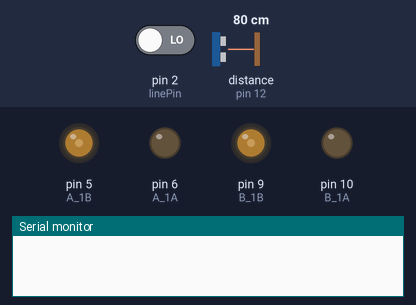
The sketch below on a simulated Arduino Uno, built with avr-gcc and run on an emulated ATmega328P. Shown: output pins drawn as LEDs (lit = HIGH), the last lines printed to the serial monitor. Wiring (inferred from the names in the program): ultrasonic range finder: trigger pin 11; echo pin 12. Dashed ring = blinking. Inputs (shaded band) come from the test bench; at power-on: distance to the obstacle (sensor on pin 12) 80 cm, pin 2 (linePin) LOW. The echo pulse lasts 58.3 µs per cm; pins used as bus, display or sensor lines are not drawn.

Above: at 1.2 s.
1.3 s: distance to the obstacle (sensor on pin 12) set to 55 cm
2.8 s: distance to the obstacle (sensor on pin 12) set to 48 cm
At 3.7 s:
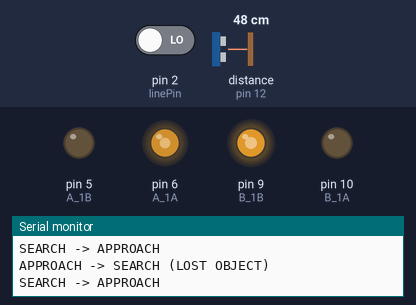
4.4 s: pin 2 (linePin) driven HIGH
At 5.2 s:
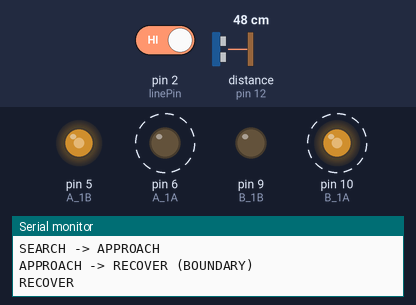
At 6.0 s:
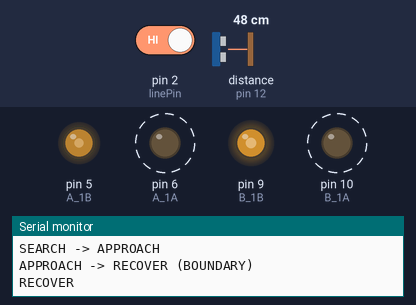
Timing chart, 0 to 13.4 s (numbered marks = the images above; inputs shaded):
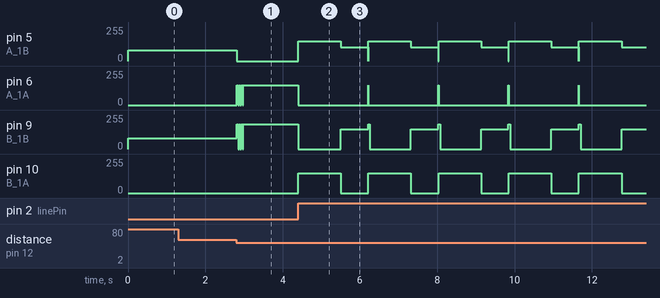

Measured:
- the behaviour switches between 51 and 50 cm on distance to the obstacle (sensor on pin 12) (found by bisection; images 0 and 1)
- after the input at 1.3 s, every drawn part: stays the same
- after the input at 2.8 s, pin 5 (A_1B): 80/255 → 0/255 at once; pin 6 (A_1A): 0/255 → 150/255 at once; pin 9 (B_1B): 80/255 → 185/255 at once
- after the input at 4.4 s, pin 5 (A_1B): 0/255 → 150/255 at once, then repeats every 1.8 s: 105/255 0.71 s, 0/255 0.01 s, 150/255 1.1 s; pin 6 (A_1A): alternates 150/255 for 0.01 s and 0/255 for 1.8 s, starting at once

The sketch:

pushBox_c.ino
```cpp
//motors
const int A_1B = 5;
const int A_1A = 6;
const int B_1B = 9;
const int B_1A = 10;

//sensors
const int linePin = 2;

const int irPinR = 3;
const int irPinL = 4;

const int trigPin = 11;
const int echoPin = 12;

//ultrasonic filtering from course tutorial code
unsigned long previousMillis = 0;
const long interval = 60;

const int window_size = 3;
float window[window_size];
int window_index = 0;

float lastDistance = 999.0;

const unsigned long MS_PER_TURN = 4000;   //time for one full circle - tune this
const int MAX_TURNS = 2;

//states
enum State {
  SEARCH,
  APPROACH,
  CHECKCOLOUR,
  PUSH,
  RECOVER,
  RELOCATE
};


State currentState = SEARCH;
//setup

void setup() {

  Serial.begin(9600);

  pinMode(A_1B, OUTPUT);
  pinMode(A_1A, OUTPUT);
  pinMode(B_1B, OUTPUT);
  pinMode(B_1A, OUTPUT);

  pinMode(trigPin, OUTPUT);
  pinMode(echoPin, INPUT);

  pinMode(irPinR, INPUT);
  pinMode(irPinL, INPUT);

  pinMode(linePin, INPUT);

  for (int i = 0; i < window_size; i++) {
    window[i] = 100;
  }
}


//ultrrasonic from tutorial in ckass
float readSensorData() {

  digitalWrite(trigPin, LOW);
  delayMicroseconds(2);

  digitalWrite(trigPin, HIGH);
  delayMicroseconds(10);

  digitalWrite(trigPin, LOW);

  long duration = pulseIn(echoPin, HIGH, 30000);

  if (duration == 0) {
    return lastDistance / 100.0;
  }

  float distance =
      duration * 343.0 * 0.000001 * 0.5;

  return distance;
}
// (slightly modified)
float distance() {

  unsigned long currentMillis = millis();

  if (currentMillis - previousMillis >= interval) {

    previousMillis = currentMillis;

    float rawDistance = readSensorData();

    window[window_index] = rawDistance;
    window_index = (window_index + 1) % window_size;

    float sum = 0;

    for (int i = 0; i < window_size; i++) {
      sum += window[i];
    }

    lastDistance = (sum / window_size) * 100.0;
  }

  return lastDistance;
}

//movement
void moveForward() {

  analogWrite(A_1B, 0);
  analogWrite(A_1A, 150); //modded to fix motor inconsistency with quality

  analogWrite(B_1B, 185);
  analogWrite(B_1A, 0);
}

void moveBackward() {

  analogWrite(A_1B, 150);
  analogWrite(A_1A, 0);

  analogWrite(B_1B, 0);
  analogWrite(B_1A, 150);
}

void turnRight() {

  analogWrite(A_1B, 105);
  analogWrite(A_1A, 0);

  analogWrite(B_1B, 150);
  analogWrite(B_1A, 0);
}

void turnLeft() {

  analogWrite(A_1B, 0);
  analogWrite(A_1A, 125);

  analogWrite(B_1B, 0);
  analogWrite(B_1A, 150);
}

void stopMove() {

  analogWrite(A_1B, 0);
  analogWrite(A_1A, 0);

  analogWrite(B_1B, 0);
  analogWrite(B_1A, 0);
}

//loop stuff
void loop() {

  float d = distance();

  switch (currentState) {

    //searchn for da box
    case SEARCH: {

      analogWrite(A_1B, 80);
      analogWrite(A_1A, 0);
      analogWrite(B_1B, 80);
      analogWrite(B_1A, 0);

      unsigned long searchStart = millis();
      bool found = false;

      while (millis() - searchStart < MS_PER_TURN * MAX_TURNS) {

        d = readSensorData() * 100.0;

        if (d < 50.0) {

          stopMove();
          Serial.println("SEARCH -> APPROACH");

          currentState = APPROACH;
          found = true;

          break;
        }
      }

      if (!found) {

        stopMove();
        Serial.println("SEARCH -> RELOCATE");

        currentState = RELOCATE;
      }

      break;
    }

    //go to box state
    case APPROACH:

      // Serial.print("APPROACH Distance=");
      // Serial.println(d);

      moveForward();

      if (digitalRead(linePin)) {

        Serial.println("APPROACH -> RECOVER (BOUNDARY)");

        currentState = RECOVER;
      }
      else if (d < 10.0) { // mod this

        Serial.println("APPROACH -> CHECKCOLOUR");

        currentState = CHECKCOLOUR;
      }
      else if (d > 50.0) { //mod this

        Serial.println("APPROACH -> SEARCH (LOST OBJECT)");

        currentState = SEARCH;
      }

      break;

    //coloour check state
    case CHECKCOLOUR: {
        bool rightWhite;
        bool leftWhite;
        moveBackward();
        delay(300);

        stopMove();

        delay(250);

        for(int i = 0; i < 4; i++){
          turnRight();
          delay(250);
          stopMove();
          delay(300);
          leftWhite = digitalRead(irPinL);


          delay(700);
          turnLeft();
          delay(250);
          stopMove();
          delay(300);
          rightWhite = digitalRead(irPinR);
          delay(700);
          Serial.print("IR Right = ");
          Serial.println(rightWhite);
          Serial.print("IR Left = ");
          Serial.println(leftWhite);
          if(!(leftWhite && rightWhite)){
            break;
          }
        }

        Serial.println("CHECKCOLOUR");

        Serial.print("IR Right = ");
        Serial.println(rightWhite);

        Serial.print("IR Left = ");
        Serial.println(leftWhite);

        if (!leftWhite || !rightWhite) { //might need to mod this if we want to prioritize a specific ir sensor

          Serial.println("WHITE BOX");

          currentState = PUSH;
        }
        else {
          Serial.println("BLACK BOX");

          currentState = RECOVER;

        }

        break;
    }
    //push state
    case PUSH:

      Serial.println("PUSH");

      moveForward();

      if (digitalRead(linePin)) {

        Serial.println("PUSH -> RECOVER");

        currentState = RECOVER;
      }

      break;

    case RELOCATE:

      Serial.println("RELOCATE");

      {
        unsigned long start = millis();

        moveForward();

        bool hitBoundary = false;
        while (millis() - start < 1200) {

          if (digitalRead(linePin)) {
            hitBoundary = true;
            break;
          }

          delay(10);
        }

        stopMove();
        delay(200);

        if (hitBoundary) {

          Serial.println("RELOCATE -> RECOVER");
          currentState = RECOVER;
          break;
        }

        turnRight();
        delay(400);

        stopMove();
        delay(200);
      }

      Serial.println("RELOCATE -> SEARCH");
      currentState = SEARCH;

      break;

    // recovere state
    case RECOVER:

      Serial.println("RECOVER");

      moveBackward();
      delay(1100);

      turnRight();
      delay(700);

      stopMove();

      Serial.println("RECOVER -> SEARCH");

      currentState = SEARCH;

      break;
  }
}
```
